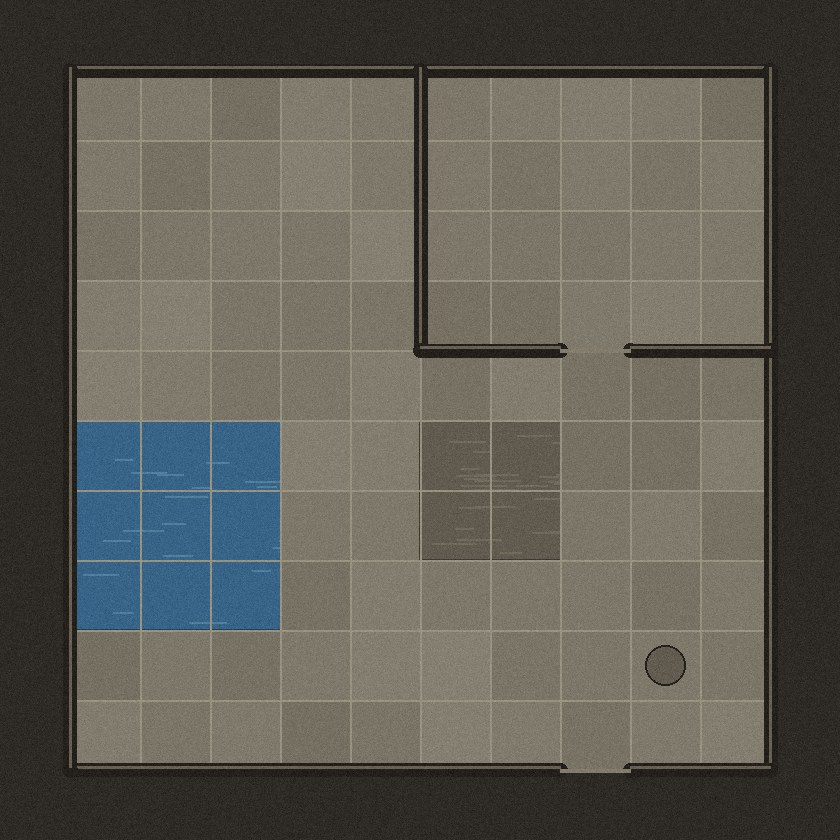
#> input picture tests/01-square-70px/original.jpg, 840 x 840 px
$ python classical.py --image ../../../tests/01-square-70px/original.jpg --out out.png
#> lines starting #> are read from the running program, lines starting #| are printed output that depends on the picture; after the words box and inside, x2 and y2 are one past the last pixel; in counts of white or black regions, pixels touching at a corner belong together
### scripts/experiments/annotator/grid.py
#!/usr/bin/env python3
# Стенд разметчика: есть ли на карте напечатанная сетка и где проходят линии.
#
# Инструмент эксперимента, не проект: в пакеты не едет, карты мастера в git не кладутся.
# Результат — папка на карту: исходник, наложение, grid.json с геометрией и report.txt.
#
# Сетка ищется по среднему профилю яркости. Период сначала грубо находится по FFT (это ловит
# бледную сетку, которую перебор целых шагов теряет), потом шаг и сдвиг уточняются дробно.
# Плитка и паркет дают такой же провал, поэтому одной яркости мало: у настоящей печатной сетки
# шаг по осям один и тот же (допуск 1 px), линии тонкие (до 4 px) и линий не меньше пяти.
#
# Красные линии — только подтверждённая сетка; оранжевые — кандидаты, которые отклонены.
#
# Использование:
#   python3 scripts/experiments/annotator/grid.py --in 'тестовый материал'

import argparse
import json
import pathlib
import shutil
import sys

import numpy as np
from PIL import Image, ImageDraw, ImageFont

IMAGE_SUFFIXES = ('.png', '.jpg', '.jpeg', '.webp')
CONFIRMED = 5.0
WEAK = 2.0
STEP_TOLERANCE = 1.0
MAX_GRID_WIDTH = 4
MIN_LINES = 5
HARMONIC_SHARE = 0.65
OFFSET_STEP = 0.5
STEP_STEP = 0.1
FONT_PATHS = ('/usr/share/fonts/truetype/dejavu/DejaVuSans.ttf',
              '/usr/share/fonts/TTF/DejaVuSans.ttf')


# [7 lines left out: function load_font, not called in this run]


def profile(gray, axis):
    return gray.mean(axis=axis)


def best_phase(v, step):
    if len(v) < step * MIN_LINES:
        return None
    best = None
    offset = 0.0
    while offset < step:
        lines = np.arange(offset, len(v), step).astype(int)
        mids = np.arange(offset + step / 2.0, len(v), step).astype(int)
        lines = lines[(lines >= 0) & (lines < len(v))]
        mids = mids[(mids >= 0) & (mids < len(v))]
        if len(lines) < MIN_LINES or len(mids) < MIN_LINES - 1:
            offset += OFFSET_STEP
            continue
        drop = float(v[mids].mean() - v[lines].mean())
        if best is None or drop > best[0]:
            best = (drop, offset)
        offset += OFFSET_STEP
    if best is None:
        return None
    return {'step': round(step, 2), 'offset': round(best[1], 1), 'drop': best[0]}


def fft_periods(v, step_min, step_max, limit=6):
    trend = np.convolve(v, np.ones(201) / 201, mode='same')
    detrended = v - trend
    window = np.hanning(len(v))
    spec = np.abs(np.fft.rfft(detrended * window))
    freqs = np.fft.rfftfreq(len(v))
    peaks = []
    for i in range(1, len(spec) - 1):
        if freqs[i] <= 0:
            continue
        period = 1.0 / freqs[i]
        if period < step_min or period > step_max:
            continue
        if spec[i] > spec[i - 1] and spec[i] > spec[i + 1]:
            peaks.append((float(spec[i]), period))
    peaks.sort(reverse=True)
    return [period for _, period in peaks[:limit]]


def detect(v, step_min, step_max):
    periodic = []
    for period in fft_periods(v, step_min, step_max):
        best = None
        step = max(float(step_min), period * 0.95)
        limit = min(float(step_max), period * 1.05)
        while step <= limit:
            found = best_phase(v, step)
            if found is not None and (best is None or found['drop'] > best['drop']):
                best = found
            step += STEP_STEP
        if best is not None:
            periodic.append(best)
    pool = periodic
    if not pool:
        for step in range(step_min, step_max + 1):
            found = best_phase(v, float(step))
            if found is not None:
                pool.append(found)
    if not pool:
        return None
    best_drop = max(c['drop'] for c in pool)
    # Настоящий шаг — наименьший период FFT, чей провал почти такой же: 42.5, а не 127.
    threshold = max(CONFIRMED, best_drop * HARMONIC_SHARE)
    chosen = None
    for candidate in sorted(pool, key=lambda c: c['step']):
        if candidate['drop'] >= threshold:
            chosen = candidate
            break
    if chosen is None:
        chosen = max(pool, key=lambda c: c['drop'])
    chosen['width'] = estimate_width(v, chosen['offset'], chosen['step'])
    chosen['verdict'] = verdict(chosen['drop'])
    return chosen


def positions(offset, step, limit):
    result = []
    pos = offset
    while pos < limit:
        index = int(round(pos))
        if 0 <= index < limit:
            result.append(index)
        pos += step
    return result


def refine_centers(v, det, radius=3):
    # Уточняет положение каждой линии по локальному минимуму профиля: шаг из FFT дробный,
    # и за десятки линий накопленный сдвиг доходит до пары пикселей.
    centers = []
    for pos in positions(det['offset'], det['step'], len(v)):
        left = max(0, pos - radius)
        right = min(len(v), pos + radius + 1)
        segment = v[left:right]
        if len(segment) < 3:
            continue
        index = int(np.argmin(segment))
        shift = 0.0
        if 0 < index < len(segment) - 1:
            before, middle, after = (float(segment[index - 1]), float(segment[index]),
                                     float(segment[index + 1]))
            denominator = before - 2.0 * middle + after
            if abs(denominator) > 1e-6:
                shift = 0.5 * (before - after) / denominator
                shift = max(-0.5, min(0.5, shift))
        centers.append(left + index + shift)
    return centers


def estimate_width(v, offset, step):
    widths = []
    for center in positions(offset, step, len(v)):
        line = float(v[center])
        mid = int(round(center + step / 2.0))
        if mid >= len(v):
            continue
        between = float(v[mid])
        threshold = (line + between) / 2.0
        left = center
        while left - 1 >= 0 and v[left - 1] < threshold:
            left -= 1
        right = center
        while right + 1 < len(v) and v[right + 1] < threshold:
            right += 1
        widths.append(right - left + 1)
    if not widths:
        return 1
    width = int(round(float(np.median(widths))))
    return max(1, min(width, 9))


def verdict(drop):
    if drop >= CONFIRMED:
        return 'подтверждено'
    if drop >= WEAK:
        return 'слабо'
    return 'не подтверждено'


# Сетка — правило стола с равными клетками: шаг по осям один и тот же, линии тонкие.
def combined(vertical, horizontal):
    notes = []
    axes = [d for d in (vertical, horizontal) if d is not None]
    if not axes:
        return False, ['кандидатов нет']
    confirmed = [d for d in axes if d['verdict'] == 'подтверждено']
    if not confirmed:
        return False, ['ни одна ось не подтверждена']
    if len(confirmed) < 2:
        return False, ['подтверждена только одна ось']
    if abs(vertical['step'] - horizontal['step']) > STEP_TOLERANCE:
        notes.append('шаги по осям не совпадают (' + str(vertical['step']) + ' и '
                     + str(horizontal['step']) + ')')
    width = max(vertical['width'], horizontal['width'])
    if width > MAX_GRID_WIDTH:
        notes.append('линии толстые (' + str(width) + ' px), у печатной сетки до ' + str(MAX_GRID_WIDTH))
    if notes:
        return False, notes
    return True, ['обе оси, шаг ' + str(vertical['step']) + ', толщина ' + str(vertical['width'])]


# [35 lines left out: function draw_overlay, not called in this run]


def describe(det, gray, axis):
    if det is None:
        return None
    result = {}
    for key in ('step', 'offset', 'drop', 'width'):
        value = det[key]
        result[key] = float(value) if isinstance(value, (np.floating, np.integer)) else value
    result['verdict'] = det['verdict']
    centers = refine_centers(profile(gray, axis=axis), det)
    result['centers'] = [round(float(c), 2) for c in centers]
    return result


def analyze(path, step_min=16, step_max=256):
    image = Image.open(path).convert('RGB')
    gray = np.asarray(image.convert('L'), dtype=np.float32)
    vertical = detect(profile(gray, axis=0), step_min, step_max)
    horizontal = detect(profile(gray, axis=1), step_min, step_max)
    is_grid, notes = combined(vertical, horizontal)
    return image, {
        'image': {'file': path.name, 'width': image.size[0], 'height': image.size[1]},
        'vertical': describe(vertical, gray, axis=0),
        'horizontal': describe(horizontal, gray, axis=1),
        'is_grid': is_grid,
        'notes': notes,
    }


# [62 lines left out: functions process, main, not called in this run]


# [2 lines that do not run on import are left out]

### scripts/experiments/annotator/classical.py
#!/usr/bin/env python3
# Стенд разметчика: классический детектор стен — Canny + Хаф, без модели.
#
# Это baseline для эксперимента: он не претендует на качество, его задача — показать,
# где морфология справляется, а где нужна модель. Детектор возвращает annotation.json:
# сетка из grid.py, стены — отрезки Хафа, двери и области пустые.
#
# Подавление сетки: линии сетки заливаются inpaint'ом перед Canny. Это проверка решения
# «гасить сетку только во входе модели»: картинка и sha256 при этом не меняются.
#
# Использование:
#   python3 scripts/experiments/annotator/classical.py --image карта.png --out result.json

import argparse
import pathlib
import sys

import cv2
import numpy as np

sys.path.insert(0, str(pathlib.Path(__file__).resolve().parent))
import grid  # noqa: E402

MIN_LENGTH = 30


def grid_from_detection(result):
    if not result['is_grid']:
        return {'mode': 'none'}
    side = round((result['vertical']['step'] + result['horizontal']['step']) / 2.0, 2)
    origin_x = int(round(result['vertical']['offset'] + side / 2.0))
    origin_y = int(round(result['horizontal']['offset'] + side / 2.0))
    width = result['image']['width']
    height = result['image']['height']
    while origin_x < 0:
        origin_x += int(round(side))
    while origin_y < 0:
        origin_y += int(round(side))
    while origin_x >= width:
        origin_x -= int(round(side))
    while origin_y >= height:
        origin_y -= int(round(side))
    return {'mode': 'square', 'origin': [origin_x, origin_y], 'square': {'side_px': side}}


def grid_mask(shape, result):
    height, width = shape
    mask = np.zeros((height, width), dtype=np.uint8)
    for det, axis in ((result['vertical'], 'v'), (result['horizontal'], 'h')):
        if det is None:
            continue
        thickness = int(det['width']) + 2
        for center in det['centers']:
            value = int(round(center))
            if axis == 'v':
                left, right = max(0, value - thickness // 2), min(width, value + thickness)
                mask[:, left:right] = 255
            else:
                top, bottom = max(0, value - thickness // 2), min(height, value + thickness)
                mask[top:bottom, :] = 255
    return mask


def merge_segments(segments, angle_tolerance=5.0, offset_tolerance=8.0, gap=25.0):
    groups = []
    for first, second, length in segments:
        if length <= 0:
            continue
        ux, uy = (second[0] - first[0]) / length, (second[1] - first[1]) / length
        normal = (-uy, ux)
        offset = normal[0] * first[0] + normal[1] * first[1]
        placed = False
        for group in groups:
            dot = max(-1.0, min(1.0, ux * group['u'][0] + uy * group['u'][1]))
            difference = float(np.degrees(np.arccos(dot)))
            difference = min(difference, 180.0 - difference)
            if difference <= angle_tolerance and abs(offset - group['offset']) <= offset_tolerance:
                group['segments'].append((first, second))
                placed = True
                break
        if not placed:
            groups.append({'u': (ux, uy), 'normal': normal, 'offset': offset,
                           'segments': [(first, second)]})

    walls = []
    for group in groups:
        ux, uy = group['u']
        nx, ny = group['normal']
        intervals = []
        for first, second in group['segments']:
            t1 = ux * first[0] + uy * first[1]
            t2 = ux * second[0] + uy * second[1]
            intervals.append((min(t1, t2), max(t1, t2)))
        intervals.sort()
        merged = []
        for start, end in intervals:
            if merged and start <= merged[-1][1] + gap:
                merged[-1] = (merged[-1][0], max(merged[-1][1], end))
            else:
                merged.append((start, end))
        for start, end in merged:
            first = (ux * start + nx * group['offset'], uy * start + ny * group['offset'])
            second = (ux * end + nx * group['offset'], uy * end + ny * group['offset'])
            walls.append(((int(round(first[0])), int(round(first[1]))),
                          (int(round(second[0])), int(round(second[1])))))
    return walls


def detect(image_path, suppress_grid=True):
    image = cv2.imread(str(image_path))
    height, width = image.shape[:2]
    photo = grid.analyze(pathlib.Path(image_path))
    result = photo[1]

    gray = cv2.cvtColor(image, cv2.COLOR_BGR2GRAY)
    if suppress_grid:
        mask = grid_mask((height, width), result)
        if mask.any():
            gray = cv2.inpaint(gray, mask, 3, cv2.INPAINT_TELEA)
    gray = cv2.GaussianBlur(gray, (3, 3), 0)
    edges = cv2.Canny(gray, 30, 100)
    lines = cv2.HoughLinesP(edges, 1, np.pi / 180.0, threshold=45,
                            minLineLength=MIN_LENGTH, maxLineGap=5)

    segments = []
    if lines is not None:
        for x1, y1, x2, y2 in lines.reshape(-1, 4):
            x1, y1, x2, y2 = int(x1), int(y1), int(x2), int(y2)
            length = float(np.hypot(x2 - x1, y2 - y1))
            if length >= MIN_LENGTH:
                segments.append(((x1, y1), (x2, y2), length))
    segments.sort(key=lambda item: item[2], reverse=True)
    merged = merge_segments(segments[:2000])

    walls = []
    for index, (first, second) in enumerate(merged):
        first = (max(0, min(width - 1, first[0])), max(0, min(height - 1, first[1])))
        second = (max(0, min(width - 1, second[0])), max(0, min(height - 1, second[1])))
        if first == second:
            continue
        walls.append({'id': 'w%d' % (len(walls) + 1),
                      'points': [[first[0], first[1]], [second[0], second[1]]]})
    return {
        'format_version': 1,
        'image': {'width': width, 'height': height},
        'grid': grid_from_detection(result),
        'walls': walls,
        'doors': [],
        'areas': [],
    }


def main():
    parser = argparse.ArgumentParser(description='Стенд: классический детектор стен')
    parser.add_argument('--image', required=True)
    parser.add_argument('--out', required=True)
    parser.add_argument('--no-grid-suppression', action='store_true')
    args = parser.parse_args()

    import json
    document = detect(args.image, suppress_grid=not args.no_grid_suppression)
#> in detect, image is the input picture: shape (840, 840, 3); mean B, G, R 83.8, 92.1, 94.3
#> in analyze, `gray = np.asarray(image.convert('L'), dtype=np.float32)`:
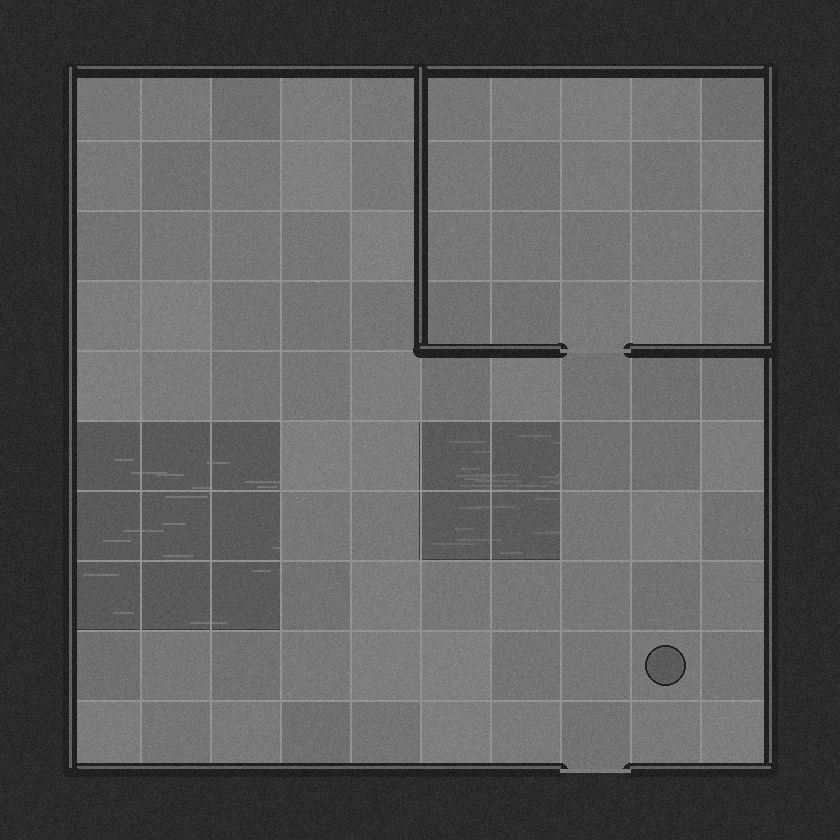
#> gray: shape (840, 840) float32; min 7, max 166, mean 91.6
#> in detect, `periodic = []`: periodic = []
#> the loop in detect, `for period in fft_periods(v, step_min, step_max):` made 6 passes
#> (period, limit) on passes 1 to 6: (210, 220.5), (120, 126), (93.33, 98), (60, 63), (40, 42), (49.41, 51.88)
#> after the loop in detect, `for period in fft_periods(v, step_min, step_max):`: periodic = 5 items
#> in detect, `best_drop = max(c['drop'] for c in pool)`: best_drop = 25.99
#> in detect, `threshold = max(CONFIRMED, best_drop * HARMONIC_SHARE)`: threshold = 16.89
#> the loop in detect, `for candidate in sorted(pool, key=lambda c: c['step']):` made 4 passes
#> chosen on pass 4: {'step': 96.37, 'offset': 41, 'drop': 20.27}
#> candidate on passes 1 to 3: {'step': 41.9, 'offset': 23, 'drop': 9.43}, {'step': 49.94, 'offset': 16, 'drop': 12.48}, {'step': 58.4, 'offset': 17.5, 'drop': 13.96}
#> in positions, `pos = offset`: pos = 41
#> the loop in estimate_width, `for center in positions(offset, step, len(v)):` made 9 passes
#> (center, line, mid, between, threshold) on passes 1 to 8: (41, 42.47, 89, 99.09, 70.78), (137, 98.96, 185, 99.33, 99.14), (234, 97.7, 282, 106.4, 102.1), (330, 106.1, 378, 108.4, 107.2), (426, 72.98, 474, 100.6, 86.82), (523, 99.38, 571, 105.9, 102.6), (619, 105.9, 667, 102.3, 104.1), (716, 104.2, 764, 34.45, 69.34)
#> (center, line, mid) on pass 9: (812, 42.37, 860)
#> after the loop in estimate_width, `for center in positions(offset, step, len(v)):`: widths = [69, 1, 68, 68, 6, 68, 1, 1]
#> in estimate_width, `width = int(round(float(np.median(widths))))`: width = 37
#> in analyze, `vertical = detect(profile(gray, axis=0), step_min, step_max)`: vertical = {'step': 96.37, 'offset': 41, 'drop': 20.27, 'width': 9, 'verdict': 'подтверждено'}
#> the loop in detect (call 2), `for period in fft_periods(v, step_min, step_max):` made 6 passes
#> (period, limit) on passes 1 to 3: (140, 147), (105, 110.2), (38.18, 40.09)
#> period on passes 4 to 6: 46.67, 60, 52.5
#> the loop in detect (call 2), `for candidate in sorted(pool, key=lambda c: c['step']):` made 5 passes
#> candidate on passes 1 to 5: {'step': 39.77, 'offset': 33, 'drop': 9.41}, {'step': 46.93, 'offset': 23, 'drop': 10.98}, {'step': 53.58, 'offset': 24, 'drop': 11.82}, {'step': 58.4, 'offset': 6.5, 'drop': 13.25}, {'step': 104.8, 'offset': 54.5, 'drop': 25.54}
#> the loop in estimate_width (call 2), `for center in positions(offset, step, len(v)):` made 8 passes
#> center on passes 1 to 8: 54, 159, 264, 369, 474, 579, 684, 788
#> the loop in refine_centers, `for pos in positions(det['offset'], det['step'], len(v)):` made 9 passes
#> pos on passes 1 to 9: 41, 137, 234, 330, 426, 523, 619, 716, 812
#> the loop in refine_centers (call 2), `for pos in positions(det['offset'], det['step'], len(v)):` made 8 passes
#> the loop in grid_mask, `for det, axis in ((result['vertical'], 'v'), (result['horizontal'], 'h..` made 2 passes
#> axis on passes 1 to 2: 'v', 'h'
#> after the loop in grid_mask, `for det, axis in ((result['vertical'], 'v'), (result['horizontal'], 'h..`:
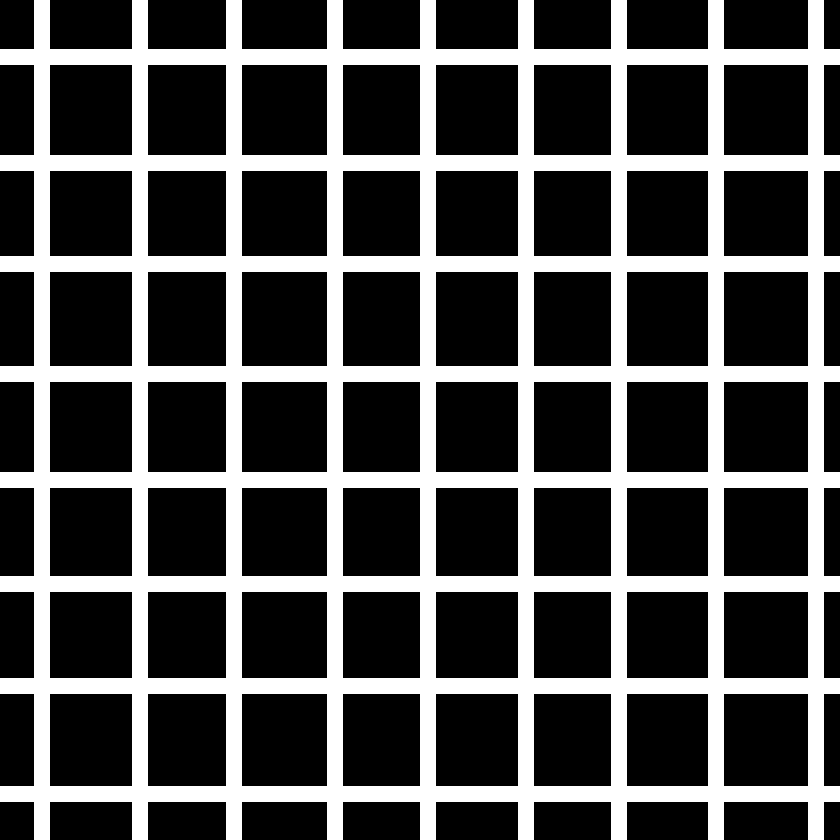
#> mask: shape (840, 840); 29.8% white; 1 white region, box (x1, y1, x2, y2) and area: (0, 0, 840, 840) 210048
#> in detect, `edges = cv2.Canny(gray, 30, 100)`:
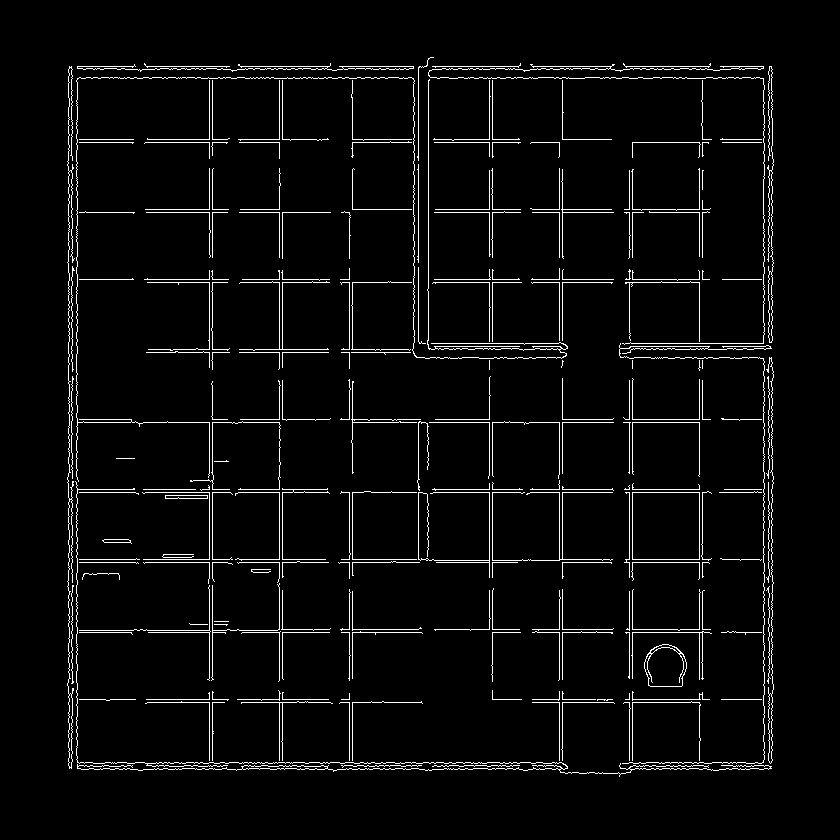
#> edges: shape (840, 840); 3.8% white in thin lines or dots, all inside (x1, y1, x2, y2) = (67, 57, 774, 777)
#> the loop in detect, `for x1, y1, x2, y2 in lines.reshape(-1, 4):` made 311 passes
#> (x1, y1, x2, y2) on passes 1 to 3: (699, 349, 699, 271), (68, 492, 135, 492), (69, 559, 325, 559)
#> the loop in merge_segments, `for first, second, length in segments:` made 311 passes
#> (first, second, length) on passes 1 to 3: ((279, 680), (279, 381), 299), ((428, 348), (428, 72), 276), ((352, 422), (613, 422), 261)
#> the loop in merge_segments, `for group in groups:` made 53 passes
#> the loop in detect, `for index, (first, second) in enumerate(merged):` made 119 passes
#> (first, second) on passes 1 to 12: ((279, 762), (279, 717)), ((279, 680), (279, 270)), ((279, 139), (279, 78)), ((428, 469), (428, 423)), ((428, 348), (428, 72)), ((96, 422), (152, 422)), ((232, 422), (613, 422)), ((643, 422), (699, 422)), ((68, 559), (325, 559)), ((360, 559), (419, 559)), ((449, 559), (505, 559)), ((625, 559), (675, 559))
    pathlib.Path(args.out).write_text(json.dumps(document, ensure_ascii=False, indent=2) + chr(10),
                                      encoding='utf-8')
    print('стен: ' + str(len(document['walls'])))
#| стен: 119
    return 0


if __name__ == '__main__':
    sys.exit(main())
#> (the program exits here)
